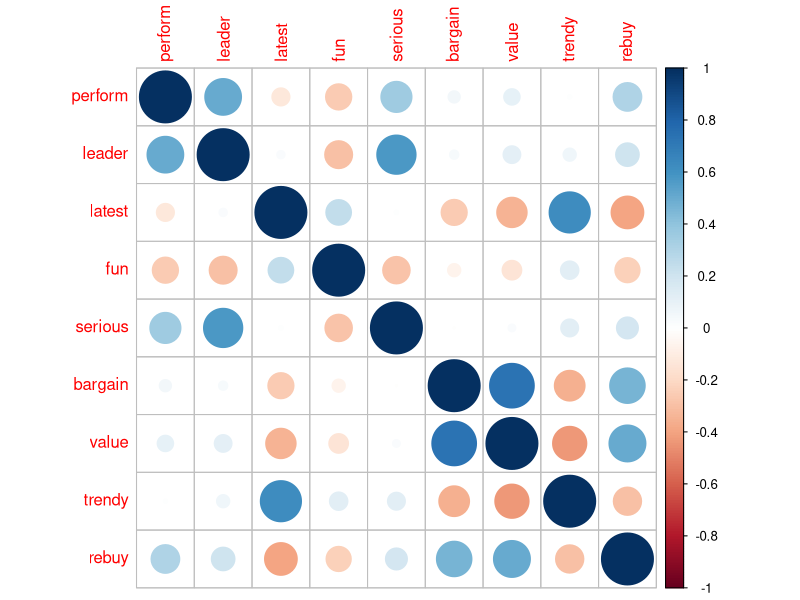
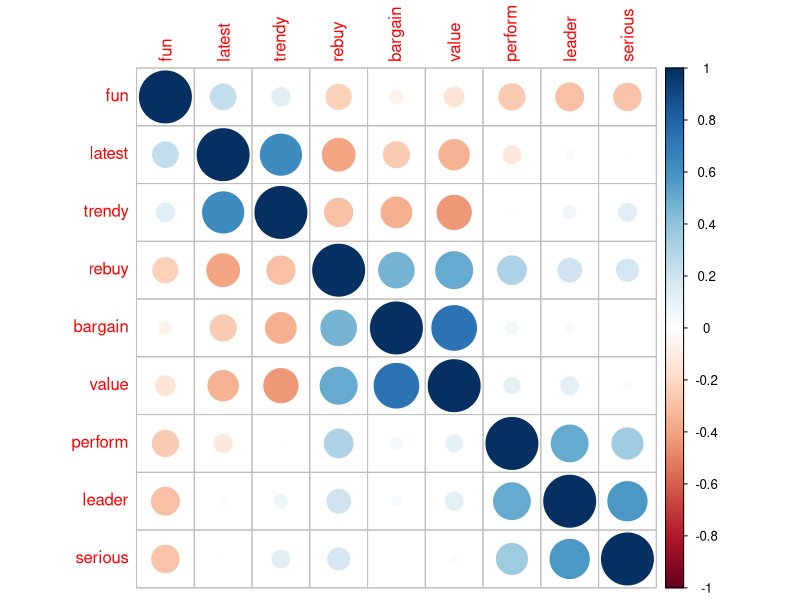
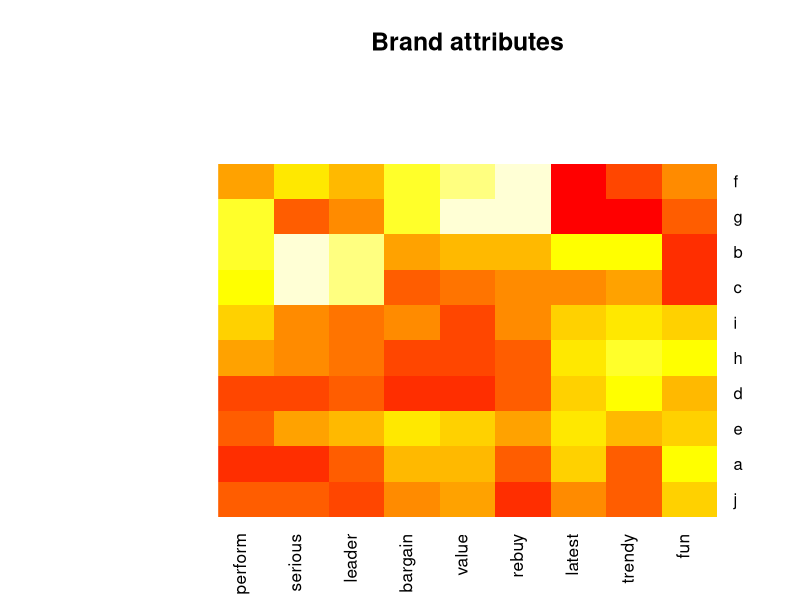
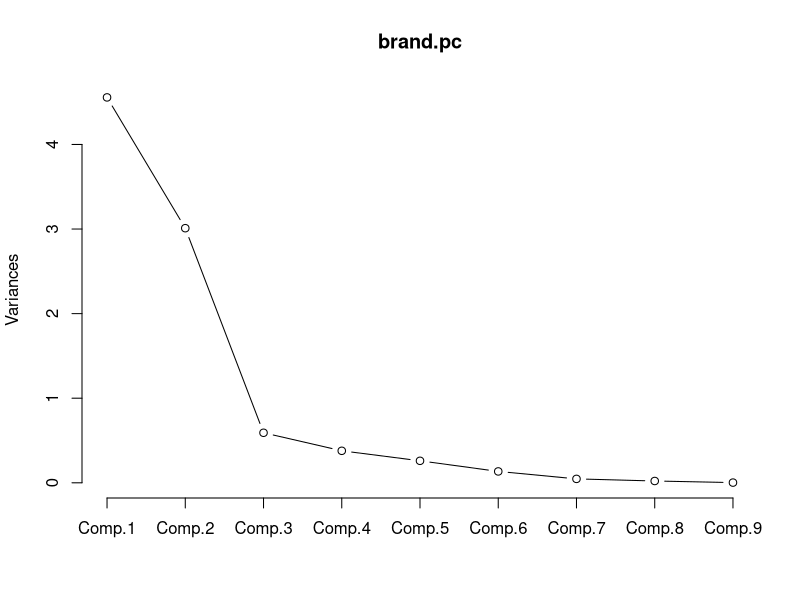
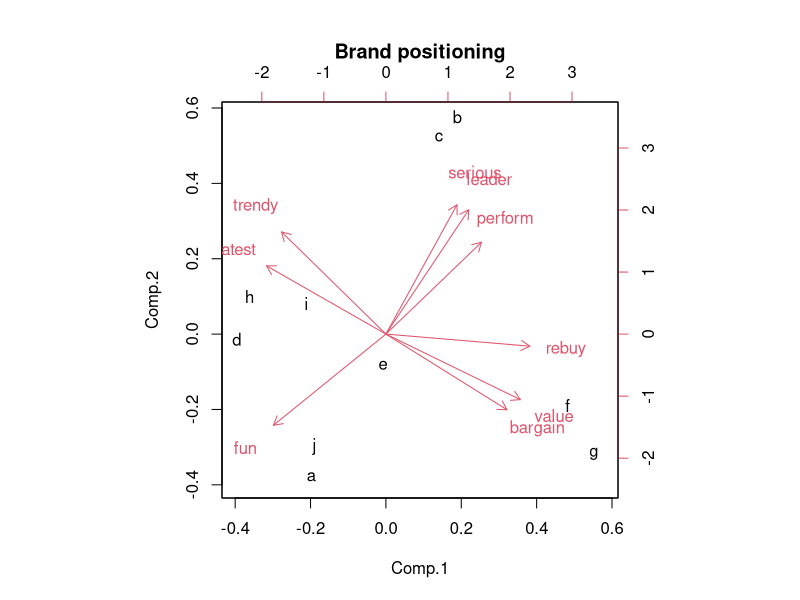
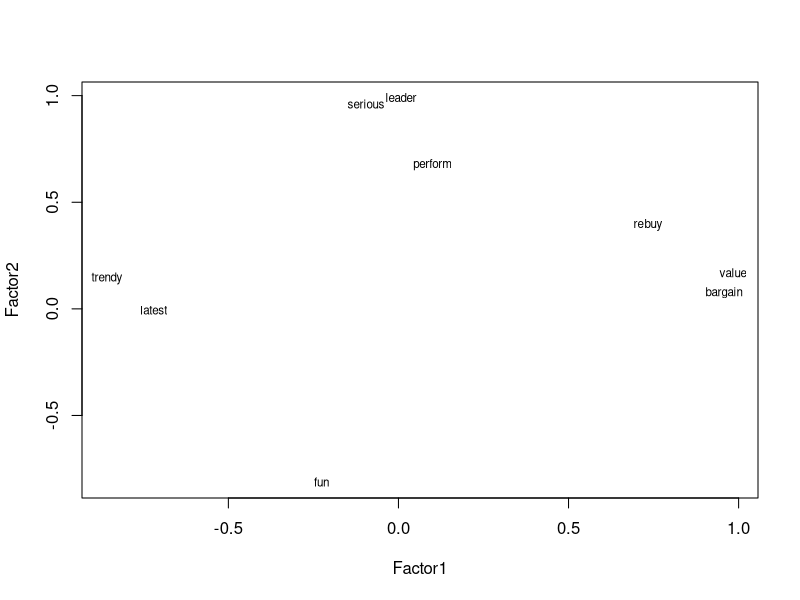
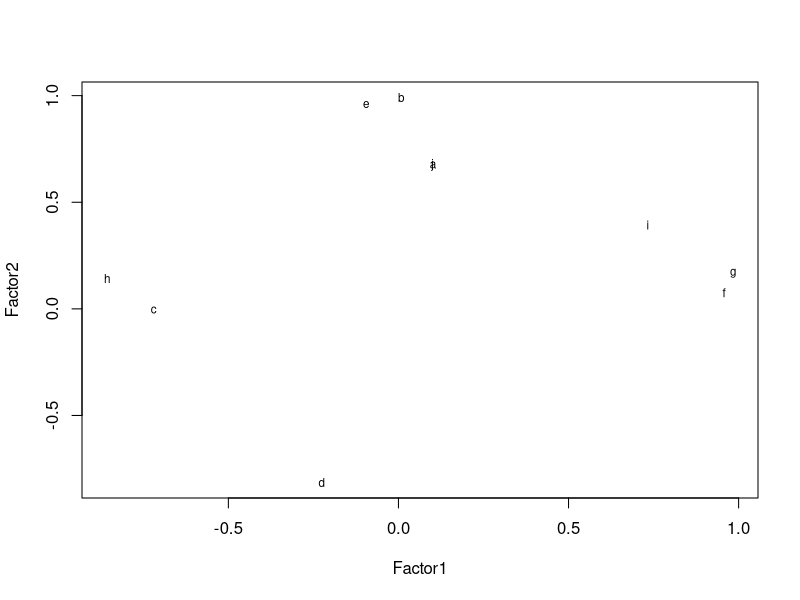

Recreate these plots in R, in order.
library("corrplot")
library("gplots")
library("nFactors")

brand.ratings <- read.csv("Data_Factor_Analysis.csv", stringsAsFactors = TRUE) 
head(brand.ratings)

summary(brand.ratings)

str(brand.ratings)

brand.sc <- brand.ratings
brand.sc[,1:9] <- scale (brand.ratings[,1:9])
#we select all rows and the first 9 columns as the 10th column is a factor variable. 
summary(brand.sc)

cor(brand.sc[,1:9])

corrplot(cor(brand.sc[,1:9]))

corrplot(cor(brand.sc[,1:9]), order = "hclust")

brand.mean <- aggregate(. ~ brand, data=brand.sc, mean) 

brand.mean

rownames(brand.mean) <- brand.mean[, 1]
# Use brand for the row name
brand.mean <- brand.mean [, -1]
# Remove the brand name column by not selecting the first column # Negative index is used to exclude the variable
brand.mean

heatmap.2(as.matrix(brand.mean),main = "Brand attributes", trace = "none", key = FALSE, dend = "none") #turn off some options

brand.pc<- princomp(brand.mean, cor = TRUE)
#We added "cor =TRUE" to use correlation-based one. 
summary(brand.pc)

plot(brand.pc,type="l") # scree plot

loadings(brand.pc) # pc loadings

biplot(brand.pc, main = "Brand positioning")

brand.mean["c",] - brand.mean["e",]

colMeans(brand.mean[c("b","c","f","g"),]) - brand.mean["e",]

nScree(brand.mean)

eigen(cor(brand.mean))

brand.fa <- factanal(brand.mean, factors = 2, rotation = "varimax", scores = "regression")

brand.fl<- brand.fa$loadings[, 1:2]

plot(brand.fl,type="n") # set up plot 

text(brand.fl,labels=names(brand.mean),cex=.7)

plot(brand.fl,type="n") # set up plot 
text(brand.fl,labels=rownames(brand.mean),cex=.7)
